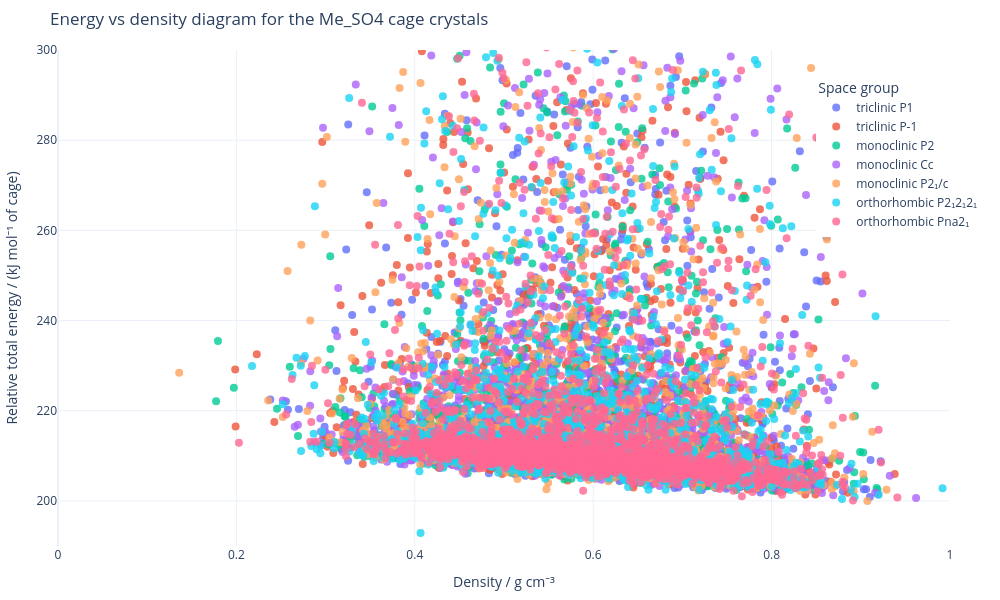

This figure's notebook cell:
### Code cell
fig = go.Figure()
dic_sg = {1:'triclinic P1',2:'triclinic P-1', 3:'monoclinic P2', 4:'monoclinic Cc',
          5:'monoclinic P2\u2081/c', 6:'orthorhombic P2\u20812\u20812\u2081',
          7:'orthorhombic Pna2\u2081'}


# Step through every pair of columns in the DataFrame
for i in range(2, df.shape[1], 3):  # Step through every pair of columns
    col1 = df.iloc[:, i]
    col2 = df.iloc[:, i + 1]
    col3 = df.iloc[:, i - 1]
    
    # Add a scatter trace for each pair of columns
    
    fig.add_trace(go.Scatter(
        x=col2, y=col1, mode='markers',marker=dict(size=8, opacity = 0.8), name=dic_sg[(i+1)//3], customdata=col3,  # Attach multiple columns
        hovertemplate="Energy: %{y}<br>Density: %{x}<br>Num_config: %{customdata}"))

# Customize the plot
fig.update_layout(
    title='Energy vs density diagram for the Me_SO4 cage crystals',
    xaxis_title="Density / g cm\u207B\u00B3",
    yaxis_title="Relative total energy / (kJ mol\u207B\u00B9 of cage)",
    xaxis_range=[0, 1],  # Set range for x-axis
    yaxis_range=[190, 300],
    legend_title="Space group",
    legend=dict(title="Space group", x=0.85, y=0.95),
    showlegend=True,
    height=600,  # Adjust the size of the figure
    width=1000,
    template='plotly_white',  # Clean background
    margin=dict(t=50, b=50, l=50, r=50)  # Adjust margins to fit titles# Adjust size of markers
)

# Show the plot
fig.show()

# Save the plot as an image (requires Kaleido)
#fig.write_image("combined.png")

### Figure 1 — Plotly figure (JSON) as saved in the notebook; plotly's stock layout.template omitted (floating-point values rounded to 4 significant figures; data arrays with more than 128 entries replaced by an {"elided": "..."} marker saying what was removed)
{"data": [{"customdata": {"elided": "2860 str values"}, "hovertemplate": "Energy: %{y}<br>Density: %{x}<br>Num_config: %{customdata}", "marker": {"opacity": 0.8, "size": 8}, "mode": "markers", "name": "triclinic P1", "type": "scatter", "x": {"elided": "2860 float values"}, "y": {"elided": "2860 float values"}}, {"customdata": {"elided": "2860 str values"}, "hovertemplate": "Energy: %{y}<br>Density: %{x}<br>Num_config: %{customdata}", "marker": {"opacity": 0.8, "size": 8}, "mode": "markers", "name": "triclinic P-1", "type": "scatter", "x": {"elided": "2860 float values"}, "y": {"elided": "2860 float values"}}, {"customdata": {"elided": "2860 str values"}, "hovertemplate": "Energy: %{y}<br>Density: %{x}<br>Num_config: %{customdata}", "marker": {"opacity": 0.8, "size": 8}, "mode": "markers", "name": "monoclinic P2", "type": "scatter", "x": {"elided": "2860 float values"}, "y": {"elided": "2860 float values"}}, {"customdata": {"elided": "2860 str values"}, "hovertemplate": "Energy: %{y}<br>Density: %{x}<br>Num_config: %{customdata}", "marker": {"opacity": 0.8, "size": 8}, "mode": "markers", "name": "monoclinic Cc", "type": "scatter", "x": {"elided": "2860 float values"}, "y": {"elided": "2860 float values"}}, {"customdata": {"elided": "2860 str values"}, "hovertemplate": "Energy: %{y}<br>Density: %{x}<br>Num_config: %{customdata}", "marker": {"opacity": 0.8, "size": 8}, "mode": "markers", "name": "monoclinic P2₁/c", "type": "scatter", "x": {"elided": "2860 float values"}, "y": {"elided": "2860 float values"}}, {"customdata": {"elided": "2860 str values"}, "hovertemplate": "Energy: %{y}<br>Density: %{x}<br>Num_config: %{customdata}", "marker": {"opacity": 0.8, "size": 8}, "mode": "markers", "name": "orthorhombic P2₁2₁2₁", "type": "scatter", "x": {"elided": "2860 float values"}, "y": {"elided": "2860 float values"}}, {"customdata": {"elided": "2860 str values"}, "hovertemplate": "Energy: %{y}<br>Density: %{x}<br>Num_config: %{customdata}", "marker": {"opacity": 0.8, "size": 8}, "mode": "markers", "name": "orthorhombic Pna2₁", "type": "scatter", "x": {"elided": "2860 float values"}, "y": {"elided": "2860 float values"}}], "layout": {"height": 600, "legend": {"title": {"text": "Space group"}, "x": 0.85, "y": 0.95}, "margin": {"b": 50, "l": 50, "r": 50, "t": 50}, "showlegend": true, "title": {"text": "Energy vs density diagram for the Me_SO4 cage crystals"}, "width": 1000, "xaxis": {"range": [0, 1], "title": {"text": "Density / g cm⁻³"}}, "yaxis": {"range": [190, 300], "title": {"text": "Relative total energy / (kJ mol⁻¹ of cage)"}}}}
